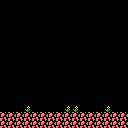

This game map was drawn from its Tiled (.tmx) file and the tilesets committed beside it. A one-line description and the full map source follow:
An orthogonal 16x16 tile map with 8x8 px tiles, 1 tile layer (Tile Layer 1).

<map version="1.0" orientation="orthogonal" renderorder="right-down" width="16" height="16" tilewidth="8" tileheight="8" nextobjectid="1">
<tileset firstgid="1" name="tiles" tilewidth="8" tileheight="8" tilecount="256" columns="16">
<image source="tiles-jungle.png" width="128" height="128" />
</tileset>
<layer name="Tile Layer 1" width="16" height="16">
<data encoding="csv">
0,0,0,0,0,0,0,0,0,0,0,0,0,0,0,0,
0,0,0,0,0,0,0,0,0,0,0,0,0,0,0,0,
0,0,0,0,0,0,0,0,0,0,0,0,0,0,0,0,
0,0,0,0,0,0,0,0,0,0,0,0,0,0,0,0,
0,0,0,0,0,0,0,0,0,0,0,0,0,0,0,0,
0,0,0,0,0,0,0,0,0,0,0,0,0,0,0,0,
0,0,0,0,0,0,0,0,0,0,0,0,0,0,0,0,
0,0,0,0,0,0,0,0,0,0,0,0,0,0,0,0,
0,0,0,0,0,0,0,0,0,0,0,0,0,0,0,0,
0,0,0,0,0,0,0,0,0,0,0,0,0,0,0,0,
0,0,0,0,0,0,0,0,0,0,0,0,0,0,0,0,
0,0,0,0,0,0,0,0,0,0,0,0,0,0,0,0,
0,0,0,0,0,0,0,0,0,0,0,0,0,0,0,0,
0,0,0,12,0,0,0,0,12,12,0,0,0,12,0,0,
146,146,146,146,146,146,146,146,146,146,146,146,146,146,146,146,
146,146,146,146,146,146,146,146,146,146,146,146,146,146,146,146
</data>
</layer>
<objectgroup name="Object Layer 1">
</objectgroup>
</map>
